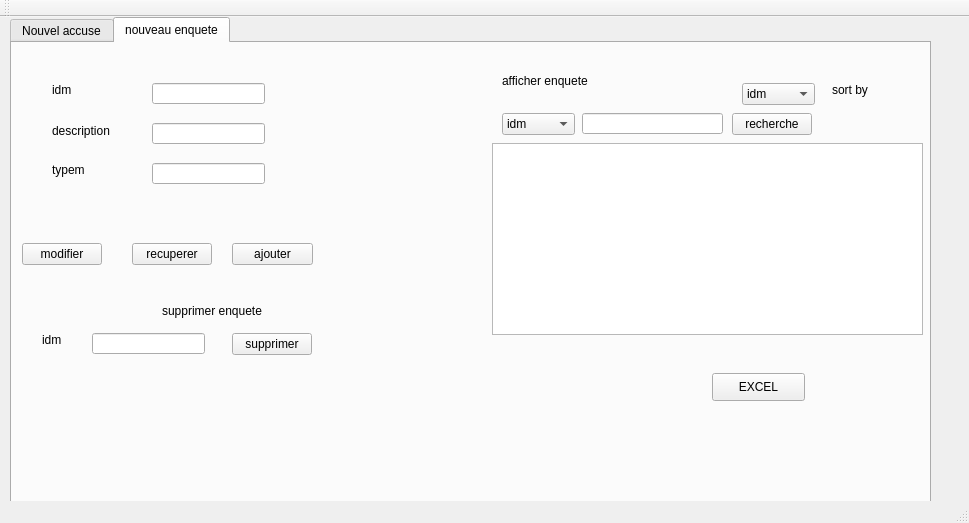
<?xml version="1.0" encoding="UTF-8"?>
<ui version="4.0">
 <class>MainWindow</class>
 <widget class="QMainWindow" name="MainWindow">
  <property name="geometry">
   <rect>
    <x>0</x>
    <y>0</y>
    <width>969</width>
    <height>523</height>
   </rect>
  </property>
  <property name="windowTitle">
   <string>Gestion des Clients</string>
  </property>
  <widget class="QWidget" name="centralWidget">
   <widget class="QTabWidget" name="tabWidget">
    <property name="geometry">
     <rect>
      <x>10</x>
      <y>0</y>
      <width>921</width>
      <height>491</height>
     </rect>
    </property>
    <property name="currentIndex">
     <number>1</number>
    </property>
    <widget class="QWidget" name="tab">
     <attribute name="title">
      <string>Nouvel accuse</string>
     </attribute>
     <widget class="QLabel" name="label_2">
      <property name="geometry">
       <rect>
        <x>30</x>
        <y>100</y>
        <width>47</width>
        <height>13</height>
       </rect>
      </property>
      <property name="text">
       <string>Prénom</string>
      </property>
     </widget>
     <widget class="QLineEdit" name="le_prenom">
      <property name="geometry">
       <rect>
        <x>160</x>
        <y>100</y>
        <width>113</width>
        <height>20</height>
       </rect>
      </property>
     </widget>
     <widget class="QLineEdit" name="le_nom">
      <property name="geometry">
       <rect>
        <x>160</x>
        <y>60</y>
        <width>113</width>
        <height>20</height>
       </rect>
      </property>
     </widget>
     <widget class="QLabel" name="label">
      <property name="geometry">
       <rect>
        <x>30</x>
        <y>60</y>
        <width>47</width>
        <height>13</height>
       </rect>
      </property>
      <property name="text">
       <string>Nom</string>
      </property>
     </widget>
     <widget class="QPushButton" name="pb_ajouter">
      <property name="geometry">
       <rect>
        <x>220</x>
        <y>200</y>
        <width>75</width>
        <height>23</height>
       </rect>
      </property>
      <property name="text">
       <string>Ajouter</string>
      </property>
     </widget>
     <widget class="QLineEdit" name="le_id">
      <property name="geometry">
       <rect>
        <x>160</x>
        <y>30</y>
        <width>113</width>
        <height>20</height>
       </rect>
      </property>
      <property name="text">
       <string/>
      </property>
     </widget>
     <widget class="QLabel" name="label_4">
      <property name="geometry">
       <rect>
        <x>30</x>
        <y>30</y>
        <width>47</width>
        <height>13</height>
       </rect>
      </property>
      <property name="text">
       <string>id</string>
      </property>
     </widget>
     <widget class="QLabel" name="label_5">
      <property name="geometry">
       <rect>
        <x>30</x>
        <y>150</y>
        <width>47</width>
        <height>13</height>
       </rect>
      </property>
      <property name="text">
       <string>type</string>
      </property>
     </widget>
     <widget class="QLineEdit" name="le_type">
      <property name="geometry">
       <rect>
        <x>160</x>
        <y>140</y>
        <width>113</width>
        <height>20</height>
       </rect>
      </property>
     </widget>
     <widget class="QTableView" name="tab_accuse">
      <property name="geometry">
       <rect>
        <x>350</x>
        <y>140</y>
        <width>451</width>
        <height>261</height>
       </rect>
      </property>
     </widget>
     <widget class="QLineEdit" name="le_id_supp">
      <property name="geometry">
       <rect>
        <x>80</x>
        <y>290</y>
        <width>113</width>
        <height>20</height>
       </rect>
      </property>
     </widget>
     <widget class="QPushButton" name="pb_supprimer">
      <property name="geometry">
       <rect>
        <x>220</x>
        <y>290</y>
        <width>75</width>
        <height>23</height>
       </rect>
      </property>
      <property name="text">
       <string>supprimer</string>
      </property>
     </widget>
     <widget class="QLabel" name="label_3">
      <property name="geometry">
       <rect>
        <x>30</x>
        <y>290</y>
        <width>47</width>
        <height>13</height>
       </rect>
      </property>
      <property name="text">
       <string>id</string>
      </property>
     </widget>
     <widget class="QLabel" name="label_11">
      <property name="geometry">
       <rect>
        <x>120</x>
        <y>250</y>
        <width>141</width>
        <height>16</height>
       </rect>
      </property>
      <property name="text">
       <string>supprimer accuse</string>
      </property>
     </widget>
     <widget class="QLabel" name="label_12">
      <property name="geometry">
       <rect>
        <x>420</x>
        <y>40</y>
        <width>101</width>
        <height>16</height>
       </rect>
      </property>
      <property name="text">
       <string>afficher accuse</string>
      </property>
     </widget>
     <widget class="QPushButton" name="pb_modifier">
      <property name="geometry">
       <rect>
        <x>110</x>
        <y>200</y>
        <width>80</width>
        <height>22</height>
       </rect>
      </property>
      <property name="text">
       <string>recuperer</string>
      </property>
     </widget>
     <widget class="QPushButton" name="pushButton">
      <property name="geometry">
       <rect>
        <x>10</x>
        <y>200</y>
        <width>80</width>
        <height>22</height>
       </rect>
      </property>
      <property name="text">
       <string>modifier</string>
      </property>
     </widget>
     <widget class="QLineEdit" name="le_recherche">
      <property name="geometry">
       <rect>
        <x>460</x>
        <y>110</y>
        <width>161</width>
        <height>21</height>
       </rect>
      </property>
     </widget>
     <widget class="QPushButton" name="recherche">
      <property name="geometry">
       <rect>
        <x>670</x>
        <y>110</y>
        <width>80</width>
        <height>22</height>
       </rect>
      </property>
      <property name="text">
       <string>recherche</string>
      </property>
     </widget>
     <widget class="QComboBox" name="rechercher">
      <property name="geometry">
       <rect>
        <x>360</x>
        <y>110</y>
        <width>73</width>
        <height>22</height>
       </rect>
      </property>
      <item>
       <property name="text">
        <string>id</string>
       </property>
      </item>
      <item>
       <property name="text">
        <string>nom</string>
       </property>
      </item>
      <item>
       <property name="text">
        <string>prenom</string>
       </property>
      </item>
      <item>
       <property name="text">
        <string>type</string>
       </property>
      </item>
     </widget>
     <widget class="QComboBox" name="trie">
      <property name="geometry">
       <rect>
        <x>680</x>
        <y>80</y>
        <width>73</width>
        <height>22</height>
       </rect>
      </property>
      <item>
       <property name="text">
        <string>id</string>
       </property>
      </item>
      <item>
       <property name="text">
        <string>nom</string>
       </property>
      </item>
      <item>
       <property name="text">
        <string>prenom</string>
       </property>
      </item>
      <item>
       <property name="text">
        <string>type</string>
       </property>
      </item>
     </widget>
     <widget class="QLabel" name="label_16">
      <property name="geometry">
       <rect>
        <x>770</x>
        <y>80</y>
        <width>47</width>
        <height>14</height>
       </rect>
      </property>
      <property name="text">
       <string>sort by</string>
      </property>
     </widget>
     <widget class="QPushButton" name="pushButton_5">
      <property name="geometry">
       <rect>
        <x>810</x>
        <y>340</y>
        <width>93</width>
        <height>28</height>
       </rect>
      </property>
      <property name="text">
       <string>EXCEL</string>
      </property>
     </widget>
    </widget>
    <widget class="QWidget" name="tab_4">
     <attribute name="title">
      <string>nouveau enquete</string>
     </attribute>
     <widget class="QLabel" name="label_6">
      <property name="geometry">
       <rect>
        <x>40</x>
        <y>40</y>
        <width>47</width>
        <height>14</height>
       </rect>
      </property>
      <property name="text">
       <string>idm</string>
      </property>
     </widget>
     <widget class="QLabel" name="label_7">
      <property name="geometry">
       <rect>
        <x>40</x>
        <y>80</y>
        <width>81</width>
        <height>16</height>
       </rect>
      </property>
      <property name="text">
       <string>description</string>
      </property>
     </widget>
     <widget class="QLabel" name="label_8">
      <property name="geometry">
       <rect>
        <x>40</x>
        <y>120</y>
        <width>47</width>
        <height>14</height>
       </rect>
      </property>
      <property name="text">
       <string>typem</string>
      </property>
     </widget>
     <widget class="QLineEdit" name="le_idm">
      <property name="geometry">
       <rect>
        <x>140</x>
        <y>40</y>
        <width>113</width>
        <height>21</height>
       </rect>
      </property>
     </widget>
     <widget class="QLineEdit" name="le_description">
      <property name="geometry">
       <rect>
        <x>140</x>
        <y>80</y>
        <width>113</width>
        <height>21</height>
       </rect>
      </property>
     </widget>
     <widget class="QLineEdit" name="le_typem">
      <property name="geometry">
       <rect>
        <x>140</x>
        <y>120</y>
        <width>113</width>
        <height>21</height>
       </rect>
      </property>
     </widget>
     <widget class="QPushButton" name="pb_ajouter2">
      <property name="geometry">
       <rect>
        <x>220</x>
        <y>200</y>
        <width>81</width>
        <height>22</height>
       </rect>
      </property>
      <property name="text">
       <string>ajouter</string>
      </property>
     </widget>
     <widget class="QTableView" name="tab_enquete">
      <property name="geometry">
       <rect>
        <x>480</x>
        <y>100</y>
        <width>431</width>
        <height>192</height>
       </rect>
      </property>
     </widget>
     <widget class="QLineEdit" name="le_idm_supp">
      <property name="geometry">
       <rect>
        <x>80</x>
        <y>290</y>
        <width>113</width>
        <height>21</height>
       </rect>
      </property>
     </widget>
     <widget class="QPushButton" name="pb_supprimer_1">
      <property name="geometry">
       <rect>
        <x>220</x>
        <y>290</y>
        <width>80</width>
        <height>22</height>
       </rect>
      </property>
      <property name="text">
       <string>supprimer</string>
      </property>
     </widget>
     <widget class="QLabel" name="label_10">
      <property name="geometry">
       <rect>
        <x>30</x>
        <y>290</y>
        <width>47</width>
        <height>14</height>
       </rect>
      </property>
      <property name="text">
       <string>idm</string>
      </property>
     </widget>
     <widget class="QLabel" name="label_13">
      <property name="geometry">
       <rect>
        <x>150</x>
        <y>260</y>
        <width>111</width>
        <height>16</height>
       </rect>
      </property>
      <property name="text">
       <string>supprimer enquete</string>
      </property>
     </widget>
     <widget class="QLabel" name="label_14">
      <property name="geometry">
       <rect>
        <x>490</x>
        <y>30</y>
        <width>201</width>
        <height>16</height>
       </rect>
      </property>
      <property name="text">
       <string>afficher enquete</string>
      </property>
     </widget>
     <widget class="QPushButton" name="pushButton_2">
      <property name="geometry">
       <rect>
        <x>120</x>
        <y>200</y>
        <width>80</width>
        <height>22</height>
       </rect>
      </property>
      <property name="text">
       <string>recuperer</string>
      </property>
     </widget>
     <widget class="QPushButton" name="pushButton_3">
      <property name="geometry">
       <rect>
        <x>10</x>
        <y>200</y>
        <width>80</width>
        <height>22</height>
       </rect>
      </property>
      <property name="text">
       <string>modifier</string>
      </property>
     </widget>
     <widget class="QPushButton" name="recherche1">
      <property name="geometry">
       <rect>
        <x>720</x>
        <y>70</y>
        <width>80</width>
        <height>22</height>
       </rect>
      </property>
      <property name="text">
       <string>recherche</string>
      </property>
     </widget>
     <widget class="QLineEdit" name="le_recherche1">
      <property name="geometry">
       <rect>
        <x>570</x>
        <y>70</y>
        <width>141</width>
        <height>21</height>
       </rect>
      </property>
     </widget>
     <widget class="QComboBox" name="trie_2">
      <property name="geometry">
       <rect>
        <x>730</x>
        <y>40</y>
        <width>73</width>
        <height>22</height>
       </rect>
      </property>
      <item>
       <property name="text">
        <string>idm</string>
       </property>
      </item>
      <item>
       <property name="text">
        <string>description</string>
       </property>
      </item>
      <item>
       <property name="text">
        <string>typem</string>
       </property>
      </item>
     </widget>
     <widget class="QComboBox" name="rechercher_2">
      <property name="geometry">
       <rect>
        <x>490</x>
        <y>70</y>
        <width>73</width>
        <height>22</height>
       </rect>
      </property>
      <item>
       <property name="text">
        <string>idm</string>
       </property>
      </item>
      <item>
       <property name="text">
        <string>description</string>
       </property>
      </item>
      <item>
       <property name="text">
        <string>typem</string>
       </property>
      </item>
     </widget>
     <widget class="QLabel" name="label_15">
      <property name="geometry">
       <rect>
        <x>820</x>
        <y>40</y>
        <width>47</width>
        <height>14</height>
       </rect>
      </property>
      <property name="text">
       <string>sort by</string>
      </property>
     </widget>
     <widget class="QPushButton" name="pushButton_4">
      <property name="geometry">
       <rect>
        <x>700</x>
        <y>330</y>
        <width>93</width>
        <height>28</height>
       </rect>
      </property>
      <property name="text">
       <string>EXCEL</string>
      </property>
     </widget>
    </widget>
   </widget>
  </widget>
  <widget class="QMenuBar" name="menuBar">
   <property name="geometry">
    <rect>
     <x>0</x>
     <y>0</y>
     <width>969</width>
     <height>26</height>
    </rect>
   </property>
  </widget>
  <widget class="QToolBar" name="mainToolBar">
   <attribute name="toolBarArea">
    <enum>TopToolBarArea</enum>
   </attribute>
   <attribute name="toolBarBreak">
    <bool>false</bool>
   </attribute>
  </widget>
  <widget class="QStatusBar" name="statusBar"/>
 </widget>
 <layoutdefault spacing="6" margin="11"/>
 <resources/>
 <connections/>
</ui>
